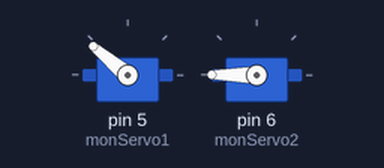
A sketch run on a simulated Arduino Uno, built with avr-gcc and run on an emulated ATmega328P. Shown: 2 × servo.

Above: at 0.05 s.
At 2.9 s:
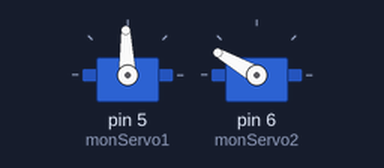
At 5.75 s:
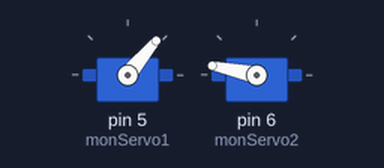
At 11.7 s:
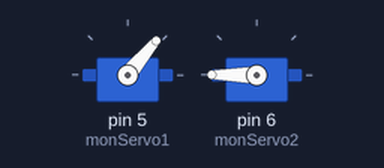
Timing chart, 0 to 15.3 s (numbered marks = the images above):
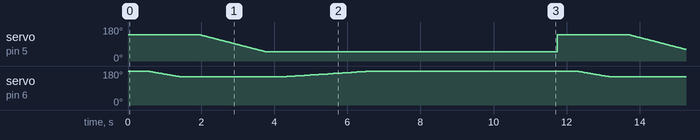

Measured:
- by itself, servo on pin 5 (monServo1): ramps from 140° to 50° and jumps back, once every 11.7 s

The sketch:

attrapeCyl.ino
```cpp
#include <Servo.h>
Servo monServo1;
Servo monServo2;

void setup() {
  monServo1.attach(5); // ouverture
  monServo2.attach(6); // lever
}

void loop() {
  attrapeCyl(1);
  delay(5000);
}

void attrapeCyl(int tailleCyl){
  if (monServo2.read() <= 170){ //monter la pince
      monServo2.write(180);
    }
    monServo1.write(140); //ouvrir la pince
    delay(500);
    for (int position = monServo2.read(); position >=150; position--) { //descendre la pince
      monServo2.write(position);
      delay(30);
    }
    //coller-serrer le cylindre
    delay(500);
    if (tailleCyl == 1){ // taille petit
      for (int position = monServo1.read(); position >= 50; position--){ //fermer la pince
        monServo1.write(position);
        delay(20);
      }
    }
    else if (tailleCyl == 3){ // taille grand
      for (int position = monServo1.read(); position >= 70; position--){ //fermer la pince
        monServo1.write(position);
        delay(20);
      }
    }
    delay(500);
    for (int position = monServo2.read(); position <=180; position++) { //remonter la pince
      monServo2.write(position);
      delay(80); //un peu plus lent
    }
  //blockCyl(int tailleCyl);
  }
```
